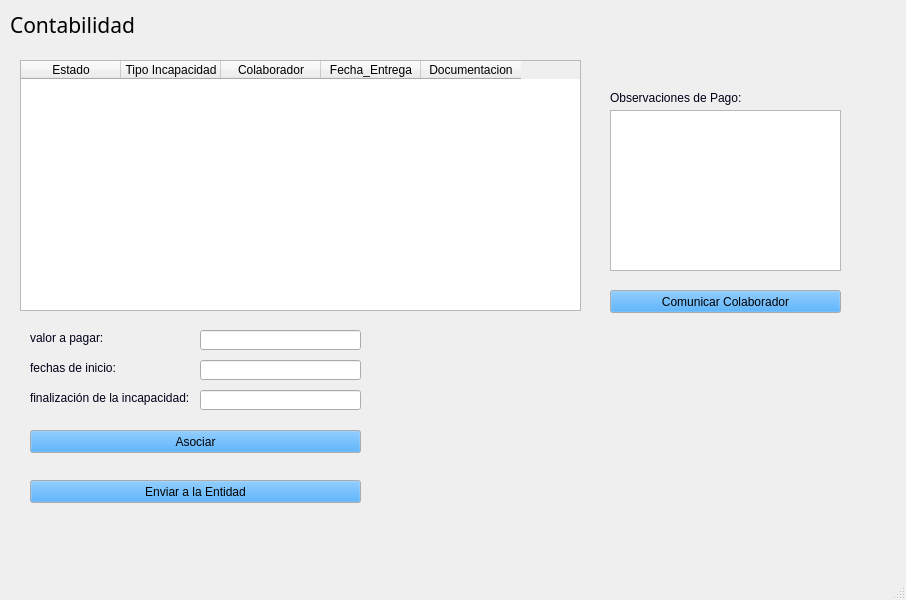
<?xml version="1.0" encoding="UTF-8"?>
<ui version="4.0">
 <class>MainWindow</class>
 <widget class="QMainWindow" name="MainWindow">
  <property name="geometry">
   <rect>
    <x>0</x>
    <y>0</y>
    <width>906</width>
    <height>600</height>
   </rect>
  </property>
  <property name="windowTitle">
   <string>MainWindow</string>
  </property>
  <widget class="QWidget" name="centralwidget">
   <widget class="QLabel" name="labelincapacidades_6">
    <property name="geometry">
     <rect>
      <x>10</x>
      <y>10</y>
      <width>301</width>
      <height>31</height>
     </rect>
    </property>
    <property name="baseSize">
     <size>
      <width>0</width>
      <height>0</height>
     </size>
    </property>
    <property name="font">
     <font>
      <family>Impact</family>
      <pointsize>16</pointsize>
     </font>
    </property>
    <property name="mouseTracking">
     <bool>true</bool>
    </property>
    <property name="text">
     <string>Contabilidad</string>
    </property>
    <property name="textFormat">
     <enum>Qt::RichText</enum>
    </property>
    <property name="wordWrap">
     <bool>false</bool>
    </property>
   </widget>
   <widget class="QTableWidget" name="tableWidget_4">
    <property name="geometry">
     <rect>
      <x>20</x>
      <y>60</y>
      <width>561</width>
      <height>251</height>
     </rect>
    </property>
    <column>
     <property name="text">
      <string>Estado</string>
     </property>
    </column>
    <column>
     <property name="text">
      <string>Tipo Incapacidad</string>
     </property>
    </column>
    <column>
     <property name="text">
      <string>Colaborador</string>
     </property>
    </column>
    <column>
     <property name="text">
      <string>Fecha_Entrega</string>
     </property>
    </column>
    <column>
     <property name="text">
      <string>Documentacion</string>
     </property>
    </column>
   </widget>
   <widget class="QLabel" name="label_4">
    <property name="geometry">
     <rect>
      <x>30</x>
      <y>330</y>
      <width>111</width>
      <height>16</height>
     </rect>
    </property>
    <property name="palette">
     <palette>
      <active>
       <colorrole role="WindowText">
        <brush brushstyle="SolidPattern">
         <color alpha="255">
          <red>0</red>
          <green>0</green>
          <blue>24</blue>
         </color>
        </brush>
       </colorrole>
       <colorrole role="ButtonText">
        <brush brushstyle="SolidPattern">
         <color alpha="255">
          <red>255</red>
          <green>255</green>
          <blue>127</blue>
         </color>
        </brush>
       </colorrole>
      </active>
      <inactive>
       <colorrole role="WindowText">
        <brush brushstyle="SolidPattern">
         <color alpha="255">
          <red>0</red>
          <green>0</green>
          <blue>24</blue>
         </color>
        </brush>
       </colorrole>
       <colorrole role="ButtonText">
        <brush brushstyle="SolidPattern">
         <color alpha="255">
          <red>255</red>
          <green>255</green>
          <blue>127</blue>
         </color>
        </brush>
       </colorrole>
      </inactive>
      <disabled>
       <colorrole role="WindowText">
        <brush brushstyle="SolidPattern">
         <color alpha="255">
          <red>120</red>
          <green>120</green>
          <blue>120</blue>
         </color>
        </brush>
       </colorrole>
       <colorrole role="ButtonText">
        <brush brushstyle="SolidPattern">
         <color alpha="255">
          <red>120</red>
          <green>120</green>
          <blue>120</blue>
         </color>
        </brush>
       </colorrole>
      </disabled>
     </palette>
    </property>
    <property name="font">
     <font>
      <family>Microsoft YaHei UI</family>
     </font>
    </property>
    <property name="text">
     <string>valor a pagar:</string>
    </property>
   </widget>
   <widget class="QLineEdit" name="NamelineEdit_2">
    <property name="geometry">
     <rect>
      <x>200</x>
      <y>330</y>
      <width>161</width>
      <height>20</height>
     </rect>
    </property>
    <property name="readOnly">
     <bool>true</bool>
    </property>
   </widget>
   <widget class="QLineEdit" name="ChargelineEdit_2">
    <property name="geometry">
     <rect>
      <x>200</x>
      <y>390</y>
      <width>161</width>
      <height>20</height>
     </rect>
    </property>
    <property name="text">
     <string/>
    </property>
   </widget>
   <widget class="QLabel" name="label_8">
    <property name="geometry">
     <rect>
      <x>30</x>
      <y>390</y>
      <width>171</width>
      <height>16</height>
     </rect>
    </property>
    <property name="palette">
     <palette>
      <active>
       <colorrole role="WindowText">
        <brush brushstyle="SolidPattern">
         <color alpha="255">
          <red>0</red>
          <green>0</green>
          <blue>24</blue>
         </color>
        </brush>
       </colorrole>
       <colorrole role="ButtonText">
        <brush brushstyle="SolidPattern">
         <color alpha="255">
          <red>255</red>
          <green>255</green>
          <blue>127</blue>
         </color>
        </brush>
       </colorrole>
      </active>
      <inactive>
       <colorrole role="WindowText">
        <brush brushstyle="SolidPattern">
         <color alpha="255">
          <red>0</red>
          <green>0</green>
          <blue>24</blue>
         </color>
        </brush>
       </colorrole>
       <colorrole role="ButtonText">
        <brush brushstyle="SolidPattern">
         <color alpha="255">
          <red>255</red>
          <green>255</green>
          <blue>127</blue>
         </color>
        </brush>
       </colorrole>
      </inactive>
      <disabled>
       <colorrole role="WindowText">
        <brush brushstyle="SolidPattern">
         <color alpha="255">
          <red>120</red>
          <green>120</green>
          <blue>120</blue>
         </color>
        </brush>
       </colorrole>
       <colorrole role="ButtonText">
        <brush brushstyle="SolidPattern">
         <color alpha="255">
          <red>120</red>
          <green>120</green>
          <blue>120</blue>
         </color>
        </brush>
       </colorrole>
      </disabled>
     </palette>
    </property>
    <property name="font">
     <font>
      <family>Microsoft YaHei UI</family>
     </font>
    </property>
    <property name="text">
     <string>finalización de la incapacidad:</string>
    </property>
   </widget>
   <widget class="QLabel" name="Documentlabel_5">
    <property name="geometry">
     <rect>
      <x>30</x>
      <y>360</y>
      <width>111</width>
      <height>16</height>
     </rect>
    </property>
    <property name="palette">
     <palette>
      <active>
       <colorrole role="WindowText">
        <brush brushstyle="SolidPattern">
         <color alpha="255">
          <red>0</red>
          <green>0</green>
          <blue>24</blue>
         </color>
        </brush>
       </colorrole>
       <colorrole role="ButtonText">
        <brush brushstyle="SolidPattern">
         <color alpha="255">
          <red>255</red>
          <green>255</green>
          <blue>127</blue>
         </color>
        </brush>
       </colorrole>
      </active>
      <inactive>
       <colorrole role="WindowText">
        <brush brushstyle="SolidPattern">
         <color alpha="255">
          <red>0</red>
          <green>0</green>
          <blue>24</blue>
         </color>
        </brush>
       </colorrole>
       <colorrole role="ButtonText">
        <brush brushstyle="SolidPattern">
         <color alpha="255">
          <red>255</red>
          <green>255</green>
          <blue>127</blue>
         </color>
        </brush>
       </colorrole>
      </inactive>
      <disabled>
       <colorrole role="WindowText">
        <brush brushstyle="SolidPattern">
         <color alpha="255">
          <red>120</red>
          <green>120</green>
          <blue>120</blue>
         </color>
        </brush>
       </colorrole>
       <colorrole role="ButtonText">
        <brush brushstyle="SolidPattern">
         <color alpha="255">
          <red>120</red>
          <green>120</green>
          <blue>120</blue>
         </color>
        </brush>
       </colorrole>
      </disabled>
     </palette>
    </property>
    <property name="font">
     <font>
      <family>Microsoft YaHei UI</family>
     </font>
    </property>
    <property name="text">
     <string>fechas de inicio:</string>
    </property>
   </widget>
   <widget class="QLineEdit" name="DocumentLineEdit_2">
    <property name="geometry">
     <rect>
      <x>200</x>
      <y>360</y>
      <width>161</width>
      <height>20</height>
     </rect>
    </property>
    <property name="readOnly">
     <bool>true</bool>
    </property>
   </widget>
   <widget class="QPushButton" name="pushButton_4">
    <property name="geometry">
     <rect>
      <x>30</x>
      <y>430</y>
      <width>331</width>
      <height>23</height>
     </rect>
    </property>
    <property name="palette">
     <palette>
      <active>
       <colorrole role="Button">
        <brush brushstyle="SolidPattern">
         <color alpha="255">
          <red>25</red>
          <green>148</green>
          <blue>255</blue>
         </color>
        </brush>
       </colorrole>
      </active>
      <inactive>
       <colorrole role="Button">
        <brush brushstyle="SolidPattern">
         <color alpha="255">
          <red>25</red>
          <green>148</green>
          <blue>255</blue>
         </color>
        </brush>
       </colorrole>
      </inactive>
      <disabled>
       <colorrole role="Button">
        <brush brushstyle="SolidPattern">
         <color alpha="255">
          <red>25</red>
          <green>148</green>
          <blue>255</blue>
         </color>
        </brush>
       </colorrole>
      </disabled>
     </palette>
    </property>
    <property name="text">
     <string>Asociar</string>
    </property>
   </widget>
   <widget class="QPushButton" name="pushButton_5">
    <property name="geometry">
     <rect>
      <x>30</x>
      <y>480</y>
      <width>331</width>
      <height>23</height>
     </rect>
    </property>
    <property name="palette">
     <palette>
      <active>
       <colorrole role="Button">
        <brush brushstyle="SolidPattern">
         <color alpha="255">
          <red>25</red>
          <green>148</green>
          <blue>255</blue>
         </color>
        </brush>
       </colorrole>
      </active>
      <inactive>
       <colorrole role="Button">
        <brush brushstyle="SolidPattern">
         <color alpha="255">
          <red>25</red>
          <green>148</green>
          <blue>255</blue>
         </color>
        </brush>
       </colorrole>
      </inactive>
      <disabled>
       <colorrole role="Button">
        <brush brushstyle="SolidPattern">
         <color alpha="255">
          <red>25</red>
          <green>148</green>
          <blue>255</blue>
         </color>
        </brush>
       </colorrole>
      </disabled>
     </palette>
    </property>
    <property name="text">
     <string>Enviar a la Entidad</string>
    </property>
   </widget>
   <widget class="QLabel" name="label_9">
    <property name="geometry">
     <rect>
      <x>610</x>
      <y>90</y>
      <width>141</width>
      <height>16</height>
     </rect>
    </property>
    <property name="palette">
     <palette>
      <active>
       <colorrole role="WindowText">
        <brush brushstyle="SolidPattern">
         <color alpha="255">
          <red>0</red>
          <green>0</green>
          <blue>24</blue>
         </color>
        </brush>
       </colorrole>
       <colorrole role="ButtonText">
        <brush brushstyle="SolidPattern">
         <color alpha="255">
          <red>255</red>
          <green>255</green>
          <blue>127</blue>
         </color>
        </brush>
       </colorrole>
      </active>
      <inactive>
       <colorrole role="WindowText">
        <brush brushstyle="SolidPattern">
         <color alpha="255">
          <red>0</red>
          <green>0</green>
          <blue>24</blue>
         </color>
        </brush>
       </colorrole>
       <colorrole role="ButtonText">
        <brush brushstyle="SolidPattern">
         <color alpha="255">
          <red>255</red>
          <green>255</green>
          <blue>127</blue>
         </color>
        </brush>
       </colorrole>
      </inactive>
      <disabled>
       <colorrole role="WindowText">
        <brush brushstyle="SolidPattern">
         <color alpha="255">
          <red>120</red>
          <green>120</green>
          <blue>120</blue>
         </color>
        </brush>
       </colorrole>
       <colorrole role="ButtonText">
        <brush brushstyle="SolidPattern">
         <color alpha="255">
          <red>120</red>
          <green>120</green>
          <blue>120</blue>
         </color>
        </brush>
       </colorrole>
      </disabled>
     </palette>
    </property>
    <property name="font">
     <font>
      <family>Microsoft YaHei UI</family>
     </font>
    </property>
    <property name="text">
     <string>Observaciones de Pago:</string>
    </property>
   </widget>
   <widget class="QTextEdit" name="DescriptiontextEdit_2">
    <property name="geometry">
     <rect>
      <x>610</x>
      <y>110</y>
      <width>231</width>
      <height>161</height>
     </rect>
    </property>
   </widget>
   <widget class="QPushButton" name="pushButton_6">
    <property name="geometry">
     <rect>
      <x>610</x>
      <y>290</y>
      <width>231</width>
      <height>23</height>
     </rect>
    </property>
    <property name="palette">
     <palette>
      <active>
       <colorrole role="Button">
        <brush brushstyle="SolidPattern">
         <color alpha="255">
          <red>25</red>
          <green>148</green>
          <blue>255</blue>
         </color>
        </brush>
       </colorrole>
      </active>
      <inactive>
       <colorrole role="Button">
        <brush brushstyle="SolidPattern">
         <color alpha="255">
          <red>25</red>
          <green>148</green>
          <blue>255</blue>
         </color>
        </brush>
       </colorrole>
      </inactive>
      <disabled>
       <colorrole role="Button">
        <brush brushstyle="SolidPattern">
         <color alpha="255">
          <red>25</red>
          <green>148</green>
          <blue>255</blue>
         </color>
        </brush>
       </colorrole>
      </disabled>
     </palette>
    </property>
    <property name="text">
     <string>Comunicar Colaborador</string>
    </property>
   </widget>
  </widget>
  <widget class="QMenuBar" name="menubar">
   <property name="geometry">
    <rect>
     <x>0</x>
     <y>0</y>
     <width>906</width>
     <height>21</height>
    </rect>
   </property>
  </widget>
  <widget class="QStatusBar" name="statusbar"/>
 </widget>
 <resources/>
 <connections/>
</ui>
